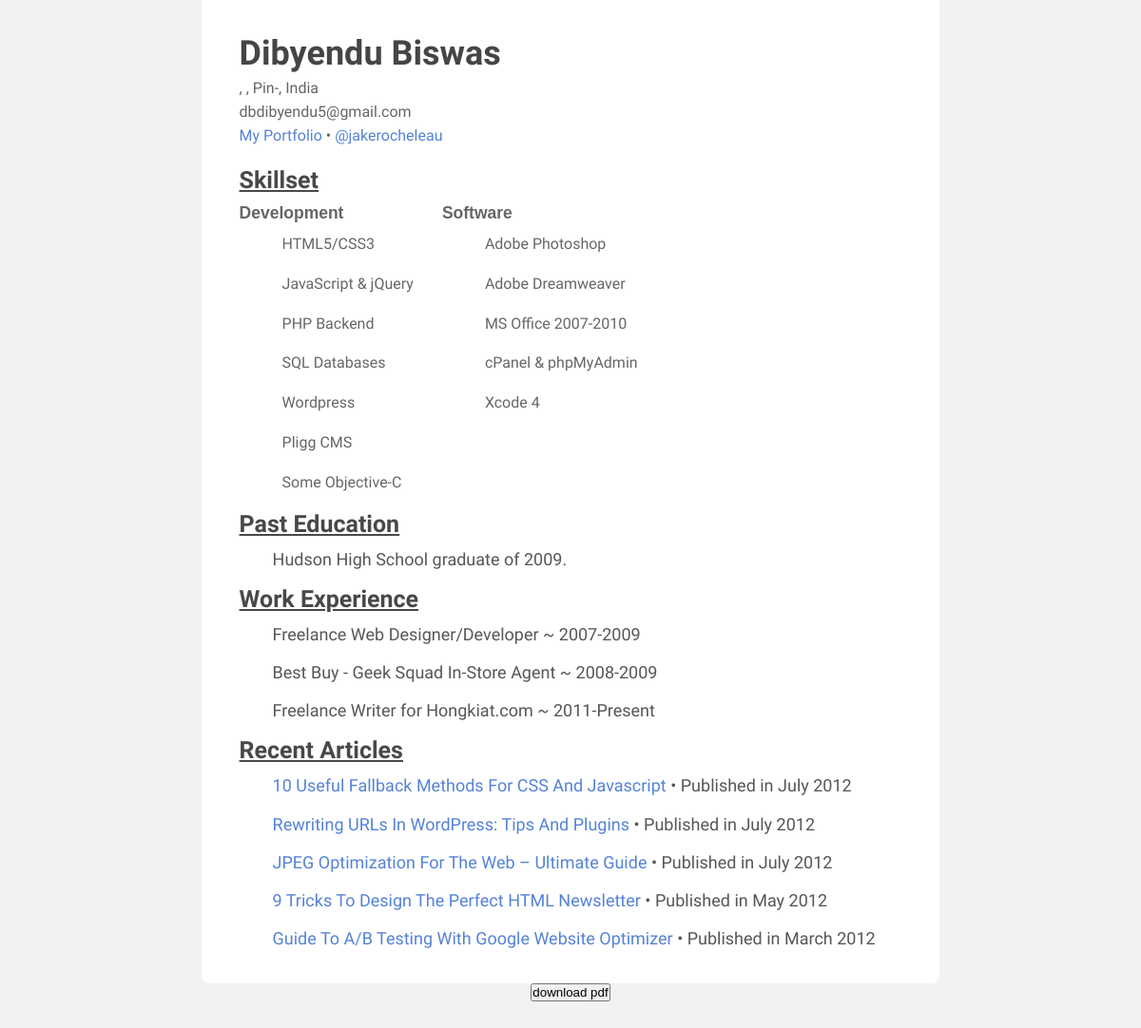
The page /view_template2/4/ (signed in) on the database its author committed.
### main/models.py (models this page shows, shortened)
class Info(models.Model):
    user = models.ForeignKey(User, null=True, on_delete=models.CASCADE)
    profile_name = models.CharField(max_length=100, null=True)
    firstname = models.CharField(max_length=100, null=True)
    lastname = models.CharField(max_length=100, null=True)
    phone = models.CharField(max_length=100, null=True)
    email = models.CharField(max_length=100, null=True)
    dep = models.CharField(max_length=200)
    roll = models.CharField(max_length=100, null=True)
    github = models.CharField(max_length=100, null=True)
    linkedin = models.CharField(max_length=100, null=True)
    portfolio = models.CharField(max_length=100, null=True)
    clg = models.CharField(max_length=100, null=True)
    clg_cg = models.CharField(max_length=100, null=True)
    start_clg = models.CharField(max_length=100, null=True)
    end_clg = models.CharField(max_length=100, null=True)
    edu = models.CharField(max_length=100, null=True)
    edu_cg = models.CharField(max_length=100, null=True)
    start_edu = models.CharField(max_length=100, null=True)
    end_edu = models.CharField(max_length=100, null=True)
    exp1 = models.CharField(max_length=100, null=True)
    start_exp1 = models.CharField(max_length=100, null=True)
    end_exp1 = models.CharField(max_length=100, null=True)
    exp1_info = models.TextField(max_length=10000, null=True)
    exp2 = models.CharField(max_length=100, null=True)
    start_exp2 = models.CharField(max_length=100, null=True)
    end_exp2 = models.CharField(max_length=100, null=True)
    exp2_info = models.TextField(max_length=10000, null=True)
    exp3 = models.CharField(max_length=100, null=True)
    start_exp3 = models.CharField(max_length=100, null=True)
    end_exp3 = models.CharField(max_length=100, null=True)
    exp3_info = models.TextField(max_length=10000, null=True)
    pj1 = models.CharField(max_length=100, null=True)
    start_pg1 = models.CharField(max_length=100, null=True)
    end_pg1 = models.CharField(max_length=100, null=True)
    pg1_info = models.TextField(max_length=10000, null=True)
    pj2 = models.CharField(max_length=100, null=True)
    start_pg2 = models.CharField(max_length=100, null=True)
    end_pg2 = models.CharField(max_length=100, null=True)
    pg2_info = models.TextField(max_length=10000, null=True)
    pj3 = models.CharField(max_length=100, null=True)
    start_pg3 = models.CharField(max_length=100, null=True)
    end_pg3 = models.CharField(max_length=100, null=True)
    pg3_info = models.TextField(max_length=10000, null=True)
    Achievments = models.TextField(max_length=10000, null=True)
    Skills = models.TextField(max_length=10000, null=True)
    Por = models.TextField(max_length=10000, null=True)
    Hobbies = models.TextField(max_length=10000, null=True)

### main/views.py (the view)
# urls.py: path("view_template2/<str:pk>/", views.view_template2, name="view_template2"),
@login_required(login_url='login')
def view_template2(request, pk):
    resume = Info.objects.get(id=pk)
    context = {"resume": resume}
    return render(request, 'template1.html', context)

### main/templates/template1.html (shortened to what this page needs)
<!doctype html>
<html lang="en">
{% load static %}
<head>
    <link rel="stylesheet" type="text/css" href="{%  static  'css/template1.css'  %}">
</head>
<body>
    <div id="w" itemscope itemtype="http://schema.org/Person">
        <header class="clearfix">
            <div id="info">
                <h1><span itemprop="name">{{resume.firstname}} {{resume.lastname}}</span></h1>
                <small itemprop="address" itemscope itemtype="http://schema.org/PostalAddress">
				  ,
				  ,
                  <span itemprop="code">Pin-{{resume.code}}</span>,
				  <span itemprop="addressCountry">India</span>
				</small>
                <small><span itemprop="email">{{resume.email}}</span></small>
                <small><a href="" itemprop="url">My Portfolio</a> &bull; <a href="" itemprop="url">@jakerocheleau</a></small>
            </div>
        </header>
        <section id="skills" class="clearfix" itemscope itemtype="http://schema.org/ItemList">
            <h2 itemprop="name">Skillset</h2>
            <section id="skills-left">
                <h4 itemprop="about">Development</h4>
                <ul>
                    <li itemprop="itemListElement">HTML5/CSS3</li>
                    <li itemprop="itemListElement">JavaScript &amp; jQuery</li>
                    <li itemprop="itemListElement">PHP Backend</li>
                    <li itemprop="itemListElement">SQL Databases</li>
                    <li itemprop="itemListElement">Wordpress</li>
                    <li itemprop="itemListElement">Pligg CMS</li>
                    <li itemprop="itemListElement">Some Objective-C</li>
                </ul>
            </section>
            <section id="skills-right">
                <h4 itemprop="about">Software</h4>
                <ul>
                    <li itemprop="itemListElement">Adobe Photoshop</li>
                    <li itemprop="itemListElement">Adobe Dreamweaver</li>
                    <li itemprop="itemListElement">MS Office 2007-2010</li>
                    <li itemprop="itemListElement">cPanel &amp; phpMyAdmin</li>
                    <li itemprop="itemListElement">Xcode 4</li>
                </ul>
            </section>
        </section>
        <section id="education">
            <h2>Past Education</h2>
            <p><span itemprop="alumniOf">Hudson High School</span> graduate of 2009.</p>
        </section>
        <section id="experience">
            <h2>Work Experience</h2>
            <p>Freelance Web Designer/Developer ~ 2007-2009</p>
            <p>Best Buy - Geek Squad In-Store Agent ~ 2008-2009</p>
            <p>Freelance Writer for <span itemprop="worksFor">Hongkiat.com</span> ~ 2011-Present</p>
        </section>
        <section id="articles">
            <h2>Recent Articles</h2>
            <p itemscope itemtype="http://schema.org/Article">
                <span itemprop="name">
			<a href="http://www.hongkiat.com/blog/css-javascript-fallback-methods/" itemprop="url" title="10 Useful Fallback Methods For CSS And Javascript">10 Useful Fallback Methods For CSS And Javascript</a></span> &bull; Published in
                <span itemprop="datePublished">July 2012</span>
            </p>
            <p itemscope itemtype="http://schema.org/Article">
                <span itemprop="name">
			<a href="http://www.hongkiat.com/blog/wordpress-url-rewrite/" itemprop="url" title="Rewriting URLs In WordPress: Tips And Plugins">Rewriting URLs In WordPress: Tips And Plugins</a></span> &bull; Published in <span itemprop="datePublished">July 2012</span></p>
            <p itemscope itemtype="http://schema.org/Article">
                <span itemprop="name">
			<a href="http://www.hongkiat.com/blog/jpeg-optimization-guide/" itemprop="url" title="JPEG Optimization For The Web – Ultimate Guide">JPEG Optimization For The Web – Ultimate Guide</a></span> &bull; Published in <span itemprop="datePublished">July 2012</span></p>
            <p itemscope itemtype="http://schema.org/Article">
                <span itemprop="name">
			<a href="http://www.hongkiat.com/blog/design-perfect-newsletter/" itemprop="url" title="9 Tricks To Design The Perfect HTML Newsletter">9 Tricks To Design The Perfect HTML Newsletter</a></span> &bull; Published in <span itemprop="datePublished">May 2012</span></p>
            <p itemscope itemtype="http://schema.org/Article">
                <span itemprop="name">
			<a href="http://www.hongkiat.com/blog/google-website-optimizer-ab-testing-guide/" itemprop="url" title="Guide To A/B Testing With Google Website Optimizer">Guide To A/B Testing With Google Website Optimizer</a></span> &bull; Published
                in <span itemprop="datePublished">March 2012</span></p>
        </section>
    </div>
</body>
<button class="btn btn-primary" id="download">download pdf</button>
</html>

### main/static/css/template1.css (style rules this page uses)
* { margin: 0; padding: 0; }
html { height: 101%; }
body { background: #f2f2f2; font-size: 62.5%; padding-bottom: 65px; }
h1 { font-family: "Simonetta", "Trebuchet MS", Arial, sans-serif; color: #454545; font-size: 3.6em; margin-bottom: 6px; }
h2 { font-family: "Simonetta", "Trebuchet MS", Arial, sans-serif; color: #484848; font-size: 2.5em; margin-bottom: 10px; text-decoration: underline; }
h4 { font-family: "Trebuchet MS", Verdana, Arial, sans-serif; color: #656565; font-weight: bold; font-size: 1.75em; margin-bottom: 4px; }
p { font-family: "Balthazar", "Droid Serif", serif; color: #565656; font-size: 1.8em; line-height: 1.4em; margin-bottom: 15px; padding-left: 35px; }
small { font-family: "Balthazar", "Droid Serif", serif; color: #656565; font-size: 1.6em; display: block; margin-bottom: 6px; }
ul { display: block; list-style: none; }
ul li { padding-left: 45px; list-style-type: none; vertical-align: top; background: url('images/bullet.png') 25px 5px no-repeat; margin-bottom: 5px; font-family: "Balthazar", "Droid Serif", serif; color: #666; font-size: 1.6em; line-height: 2.3em; }
a { color: #5582d6; text-decoration: none; }
#w { margin: 0px 50px; padding: 20px 40px; padding-top: 35px; background: #fff; min-width: 260px; max-width: 900px; border-bottom-right-radius: 8px; border-bottom-left-radius: 8px; -webkit-border-bottom-left-radius: 8px; -webkit-border-bottom-right-radius: 8px; -moz-border-radius-bottomleft: 8px; -moz-border-radius-bottomright: 8px; }
header { width: 100%; }
#info { float: left; margin-bottom: 12px; }
#skills-left { display: block; float: left; margin-right: 30px; }
#skills-right { display: block; float: left; }
.clearfix:after { content: "."; display: block; clear: both; visibility: hidden; line-height: 0; height: 0; }
.clearfix { display: inline-block; }

### main/templates/template1.html (style rules this page uses)
* { margin: 0; padding: 0; box-sizing: border-box; }
html, body { display: grid; place-items: center; background: #f2f2f2; }

### rows shown on the page
Info: firstname "Dibyendu", lastname "Biswas", email "dbdibyendu5@gmail.com"
